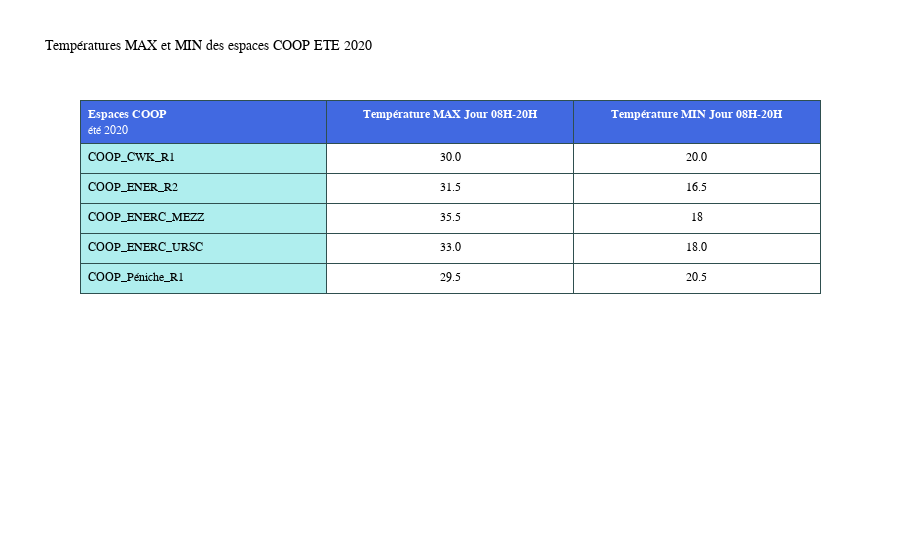

Write notebook code for a chart like this one.
### Code cell
import plotly.graph_objects as go

values = [['COOP_CWK_R1', 'COOP_ENER_R2', 'COOP_ENERC_MEZZ', 'COOP_ENERC_URSC', 'COOP_Péniche_R1'], #1st col
  ["30.0", "31.5", "35.5", "33.0", "29.5"],["20.0", "16.5", "18", "18.0", "20.5"]]

fig = go.Figure(data=[go.Table(
  columnorder = [1,2,3],
  columnwidth = [30,30,30],
  header = dict(
    values = [['<b>Espaces COOP</b><br>été 2020'],
                  ['<b>Température MAX Jour 08H-20H</b><br>'],
                  ['<b>Température MIN Jour 08H-20H</b><br>']],
    line_color='darkslategray',
    fill_color='royalblue',
    align=['left','center'],
    font=dict(color='white', size=12),
    height=40
  ),
  cells=dict(
    values=values,
    line_color='darkslategray',
    fill=dict(color=['paleturquoise', 'white']),
    align=['left', 'center'],
    font_size=12,
    height=30)
    )
])
fig.update_layout(title_text='Températures MAX et MIN des espaces COOP ETE 2020',
                 font=dict(
        family="Courier New, monospace",
        size=10,
        color="black"))
fig.show()

### Figure 1 — Plotly figure (JSON) as saved in the notebook; plotly's stock layout.template omitted (floating-point values rounded to 4 significant figures)
{"data": [{"cells": {"align": ["left", "center"], "fill": {"color": ["paleturquoise", "white"]}, "font": {"size": 12}, "height": 30, "line": {"color": "darkslategray"}, "values": [["COOP_CWK_R1", "COOP_ENER_R2", "COOP_ENERC_MEZZ", "COOP_ENERC_URSC", "COOP_Péniche_R1"], ["30.0", "31.5", "35.5", "33.0", "29.5"], ["20.0", "16.5", "18", "18.0", "20.5"]]}, "columnorder": [1, 2, 3], "columnwidth": [30, 30, 30], "header": {"align": ["left", "center"], "fill": {"color": "royalblue"}, "font": {"color": "white", "size": 12}, "height": 40, "line": {"color": "darkslategray"}, "values": [["<b>Espaces COOP</b><br>été 2020"], ["<b>Température MAX Jour 08H-20H</b><br>"], ["<b>Température MIN Jour 08H-20H</b><br>"]]}, "type": "table"}], "layout": {"font": {"color": "black", "family": "Courier New, monospace", "size": 10}, "title": {"text": "Températures MAX et MIN des espaces COOP ETE 2020"}}}
